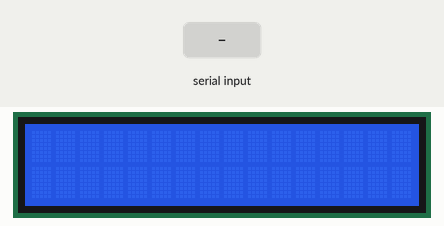
Recording of a sketch running on a simulated Arduino Uno, built with avr-gcc and run on an emulated ATmega328P. Parts: 16×2 character LCD. The test bench sets the inputs (shaded band).

Above: at 1.2 s.
1.3 s: "T90\n" received over the second serial link
At 2.5 s:
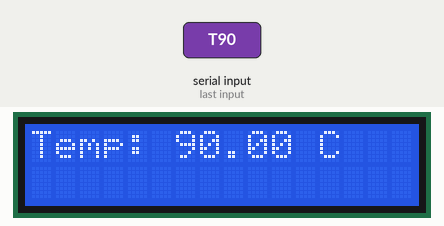
2.8 s: "R90\n" received over the second serial link
At 2.82 s:
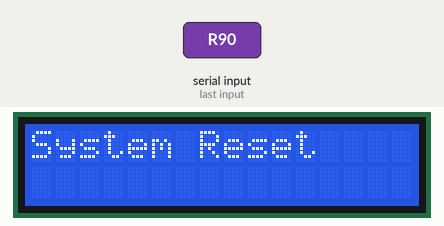
Timing chart, 0 to 5.8 s (numbered marks = the images above; inputs shaded):
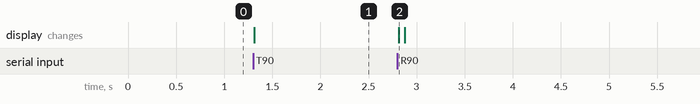

Measured:
- after the input at 1.3 s, the display: changes at once (image 1)
- after the input at 2.8 s, the display: changes at once (image 2)

The sketch:

display.ino
```cpp
#include <LiquidCrystal_I2C.h>
#include <SoftwareSerial.h>

// Adjust the I2C address if necessary
LiquidCrystal_I2C lcd(0x27, 16, 2); // Set the I2C address and LCD dimensions

const int rxPin = 10;
const int txPin = 11;

SoftwareSerial mySerial(rxPin, txPin);

void setup() {
  lcd.init(); // Initialize the LCD
  lcd.backlight(); // Turn on the backlight

  mySerial.begin(9600);
}

void loop() {
  if (mySerial.available() > 0) {
    char data = mySerial.read();
    if (data == 'T') {
      float temperature = mySerial.parseFloat();
      lcd.setCursor(0, 0);
      lcd.print("Temp: ");
      lcd.print(temperature);
      lcd.print(" C");
    } else if (data == 'R') {
      lcd.clear();
      lcd.print("System Reset");
      // Reinitialize LCD settings if needed
      lcd.init();
      lcd.backlight();
    }
  }
}
```
